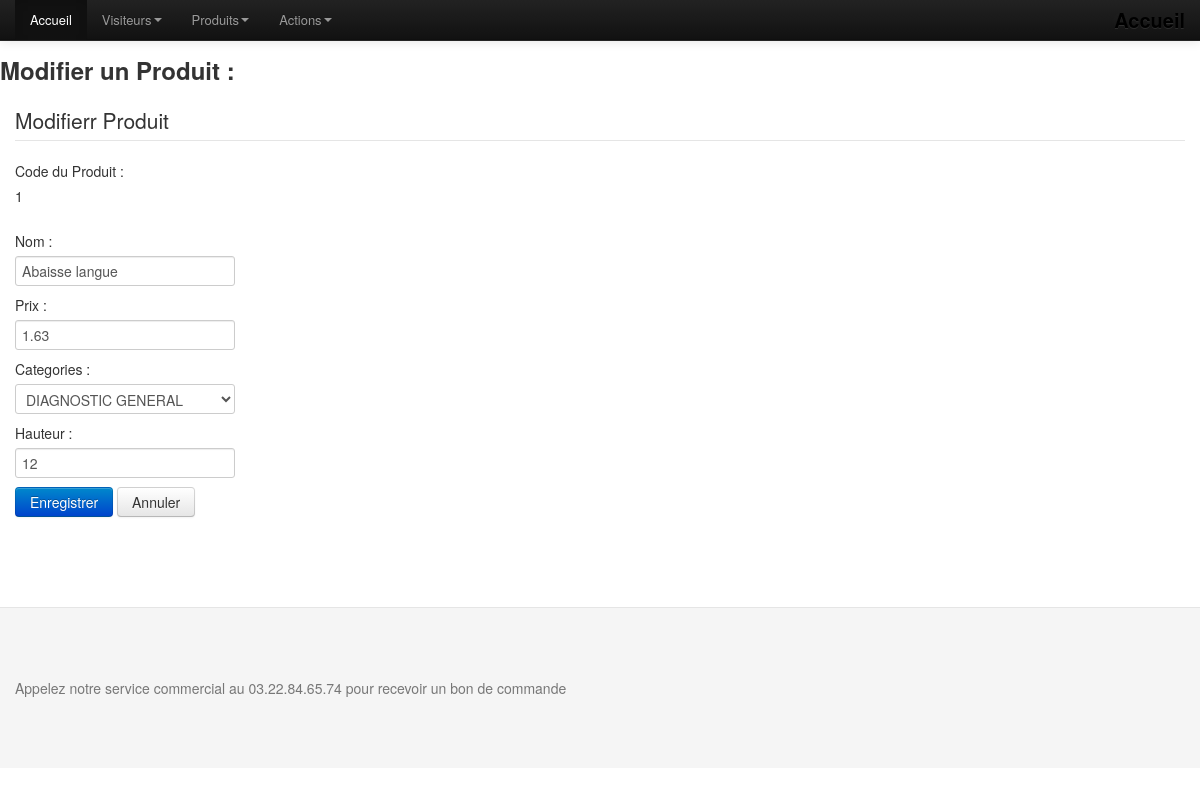
Screenshot of /modifierProduit.php?ID=1 with the database file from the repository.
### tables this page shows
CREATE TABLE `produit` (
  `prod_code` int(11) NOT NULL,
  `prod_libelle` varchar(255) NOT NULL,
  `prod_prix` float NOT NULL,
  `prod_image` varchar(255) NOT NULL,
  `prod_categorie` int(11) NOT NULL,
  `statut` varchar(255) DEFAULT NULL,
  `hauteur` int(11) DEFAULT NULL
);

### tools/fonction.php (called while the page is built, shortened)
<?php
function listerProduitID($ID)
{
  $connexion = connexionBdd();
  if (TRUE)
  {
      $requete="select * from produit where prod_code = '".$ID."';";
      $jeuResultat=$connexion->query($requete);
      $jeuResultat->setFetchMode(PDO::FETCH_OBJ);
      $i = 0;
      $ligne = $jeuResultat->fetch();
      while($ligne)
      {
          $produit[$i]['prod_code']=$ligne->prod_code;
          $produit[$i]['prod_libelle']=$ligne->prod_libelle;
          $produit[$i]['prod_prix']=$ligne->prod_prix;
          $produit[$i]['prod_categorie']=$ligne->prod_categorie;
          $produit[$i]['prod_image']=$ligne->prod_image;
          $produit[$i]['hauteur']=$ligne->hauteur;
          $produit[$i]['statut']=$ligne->statut;
          $ligne=$jeuResultat->fetch();
          $i = $i + 1;
      }
  }
  return $produit;
}
function listercat()
{
  $connexion = connexionBdd();
  if(TRUE)
  {
    $requete="Select * from categorie";
    $jeuResultat=$connexion->query($requete);
    $jeuResultat->setFetchMode(PDO::FETCH_OBJ);
    $i = 0;
    $ligne = $jeuResultat->fetch();
    while($ligne)
    {
      $lacat[$i]['cat_code']=$ligne->cat_code;
      $lacat[$i]['cat_nom']=$ligne->cat_nom;
      $ligne=$jeuResultat->fetch();
      $i = $i + 1;
    }
  }
  return $lacat;
}
?>

### vues/vModifierProduit.php (the view, shortened to what this page needs)
<h3>Modifier un Produit :</h3>
<div class="container">
<form name="formAjout" action="" method="post" onSubmit="return valider()">
  <fieldset>
    <legend>Modifierr Produit</legend>
    <label>Code du Produit : </label> <label><?php echo $ID;?></label><br />
    <label>Nom :</label> <input type="text" name="des" size="20" value="<?php echo $modif[0]['prod_libelle']; ?>" /><br />
    <label>Prix :</label> <input type="text" name="prix" size="10" value="<?php echo $modif[0]['prod_prix'];?>" /><br />
    <label>Categories :</label>
    <select name="cat">
    <?php
                       $i = 0;
                       while($i<count($lacateg))
                       {
                         echo '<option value="'.$lacateg[$i]['cat_code'].'">'.$lacateg[$i]['cat_nom'].'</option>';
                         $i=$i+1;
                        }
    ?>
    </select>
    <label>Hauteur :</label> <input type="text" name="hauteur" size="20" value="<?php echo $modif[0]['hauteur']?>"/><br />
  </fieldset>
  <button type="submit" class="btn btn-primary">Enregistrer</button>
  <button type="reset" class="btn">Annuler</button>
</form>
</div>

### assets/css/docs.css (style rules this page uses)
body { position: relative; padding-top: 40px; }

### rows the page displays
produit: des "Abaisse langue", prix "1.63", hauteur "12"

### other values shown
$ID "1"
form field cat "DIAGNOSTIC GENERAL"
